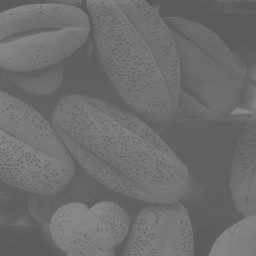
#> input picture Lab3_Spatial_Transforms/Q3_1_1.tif, 256 x 256 px, shrunk from 500 x 500 before the run
$ python hist_equ_11810818.py
#> lines starting #> are read from the running program, lines starting #| are printed output that depends on the picture
"""
LAB 3 Task I:

Implement the histogram equalization to the input images Q3_1_1.tif and Q3_1_2.tif.
"""

import numpy as np
from skimage import io, data
import math
from scipy import interpolate
import matplotlib.pyplot as plt


def sum(histogram, index):
    sum = 0
    for i in range(index):
        sum = sum + histogram[i]
    # print(sum)
    return sum

def hist_equ_11810818(input_image):

    # Define outputs
    output_image = np.zeros(input_image.shape, dtype=np.uint8)
#> output_image: shape (256, 256); every value is 0

    m,n = input_image.shape
#> m = 256; n = 256

    number_of_pixel = m * n
#> number_of_pixel = 65536

    input_hist = []  # Distribution of input pixels
    output_hist = []  # Distribution of output pixels

    # Count input
    for i in range(256):
        input_hist.append(np.sum(input_image == i))
#> after the loop, input_hist = 256 values, max 4879 at index 96, min 0 at index 0, mean 256
    # print(input_hist)

    # histogram equalization
    for i in range(m):
        for j in range(n):
            output_image[i, j] = ((256-1)/number_of_pixel)*sum(input_hist, input_image[i, j])
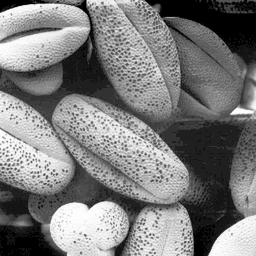
#> output_image: shape (256, 256); min 0, max 254, mean 123.2

    # Count output
    for i in range(256):
        output_hist.append(np.sum(output_image == i))


    return (output_image, output_hist, input_hist)

if __name__ == '__main__':
# Image 1

    # Process image
    [output_image_1, output_hist_1, input_hist_1] = hist_equ_11810818(io.imread("Q3_1_1.tif"))

    # Print result
    io.imsave("Q3_1_1_11810818.tif", output_image_1)

    # Plot histogram
    fig1, [in_1, out_1] = plt.subplots(1, 2)
    in_1.plot(np.arange(256), input_hist_1)
    out_1.plot(np.arange(256), output_hist_1)

# Image 2

    # Process image
    [output_image_2, output_hist_2, input_hist_2] = hist_equ_11810818(io.imread("Q3_1_2.tif"))
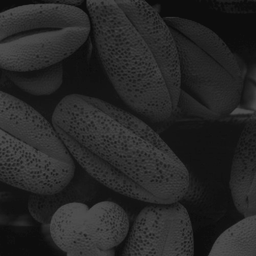
#> input picture Lab3_Spatial_Transforms/Q3_1_2.tif, 256 x 256 px, shrunk from 500 x 500 before the run

    # Print result
    io.imsave("Q3_1_2_11810818.tif", output_image_2)

    # Plot histogram
    fig2, [in_2, out_2] = plt.subplots(1, 2)
    in_2.plot(np.arange(256), input_hist_2)
    out_2.plot(np.arange(256), output_hist_2)
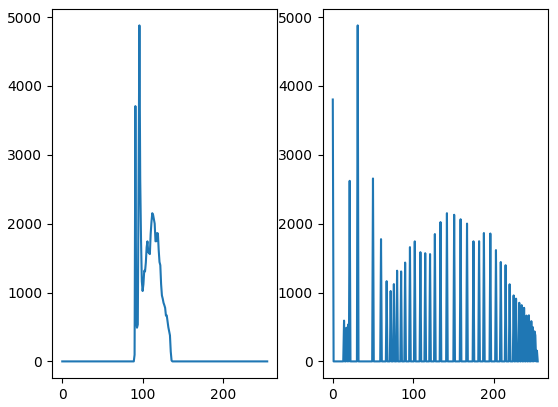
#> figure drawn by matplotlib, 2 panels; panel 1: curve peaks at x = 96, y = 4879; panel 2: curve peaks at x = 31, y = 4879
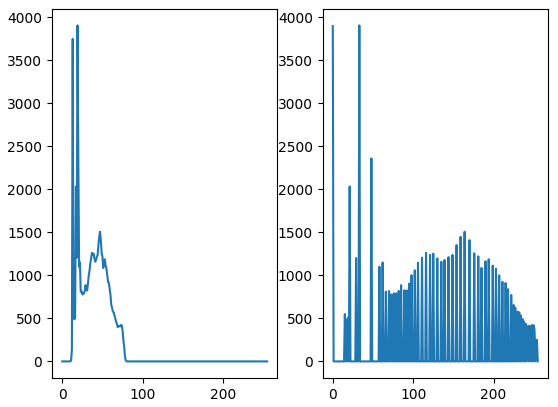
#> figure drawn by matplotlib, 2 panels; panel 1: curve peaks at x = 19, y = 3905; panel 2: curve peaks at x = 33, y = 3905
